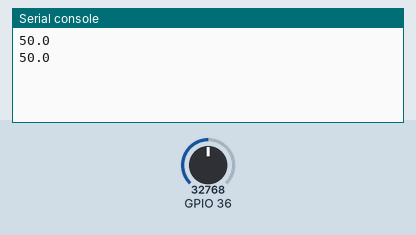
Recording of a program running on a simulated ESP32 board running MicroPython. On the bench: the last lines printed to the serial console. The inputs (shaded band) are chosen by the test bench; at power-on: GPIO 36 = 32768 (analog values on the 0–65535 scale).

Above: at 1.2 s.
1.3 s: GPIO 36 set to 45874
At 2.6 s:
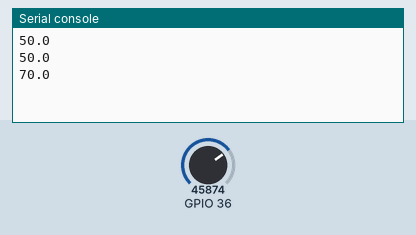
2.8 s: GPIO 36 set to 57670
At 3.8 s:
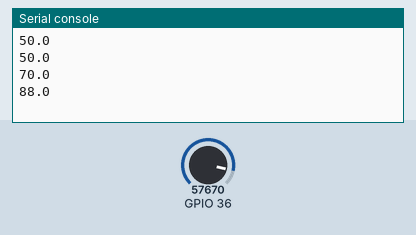
Timing chart, 0 to 5.8 s (numbered marks = the images above; inputs shaded):
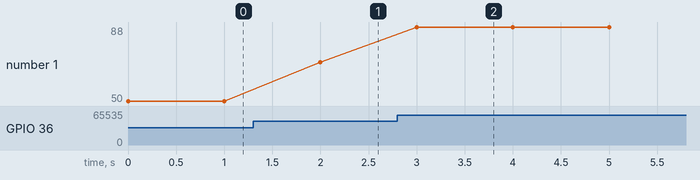

The program:

readLDR_percenrage.py
```python
from machine import Pin, ADC
import time

class LDR:
    def __init__(self, pin):
        self.ldr_pin = ADC(Pin(pin))
        self.ldr_pin.atten(ADC.ATTN_11DB)

    def get_raw_value(self):
        return self.ldr_pin.read_u16()

    def get_light_percentage(self):
        return round(self.get_raw_value() / 65535 * 100, 2)

ldr = LDR(36)

while True:
    print(ldr.get_light_percentage())
    time.sleep(1)
```

Measured:
- after the input at 1.3 s, the serial console: prints a new line after 0.70 s (image 1)
- after the input at 2.8 s, the serial console: prints a new line after 0.20 s (image 2)
- plotted number 1: 50 → 70 after the input at 1.3 s, 70 → 88 after the input at 2.8 s
